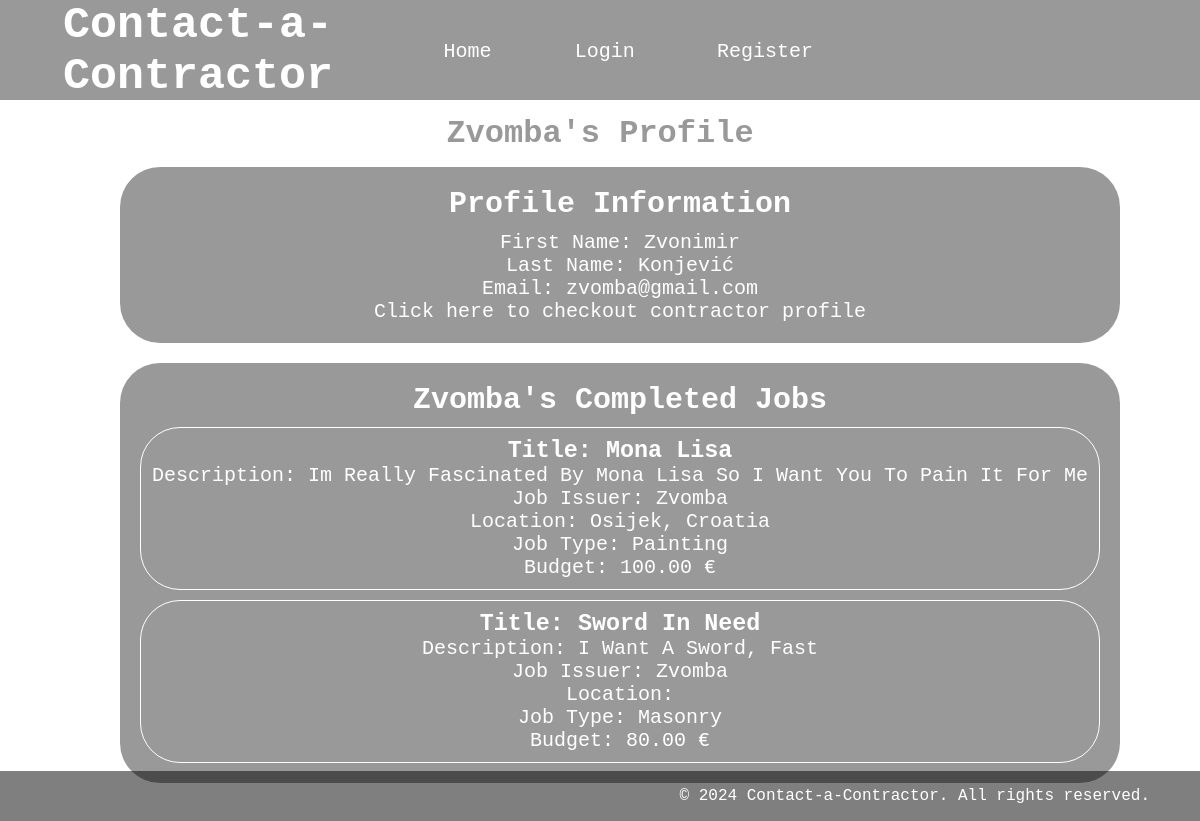
The page /accounts/profile/zvomba on the database as committed earlier.
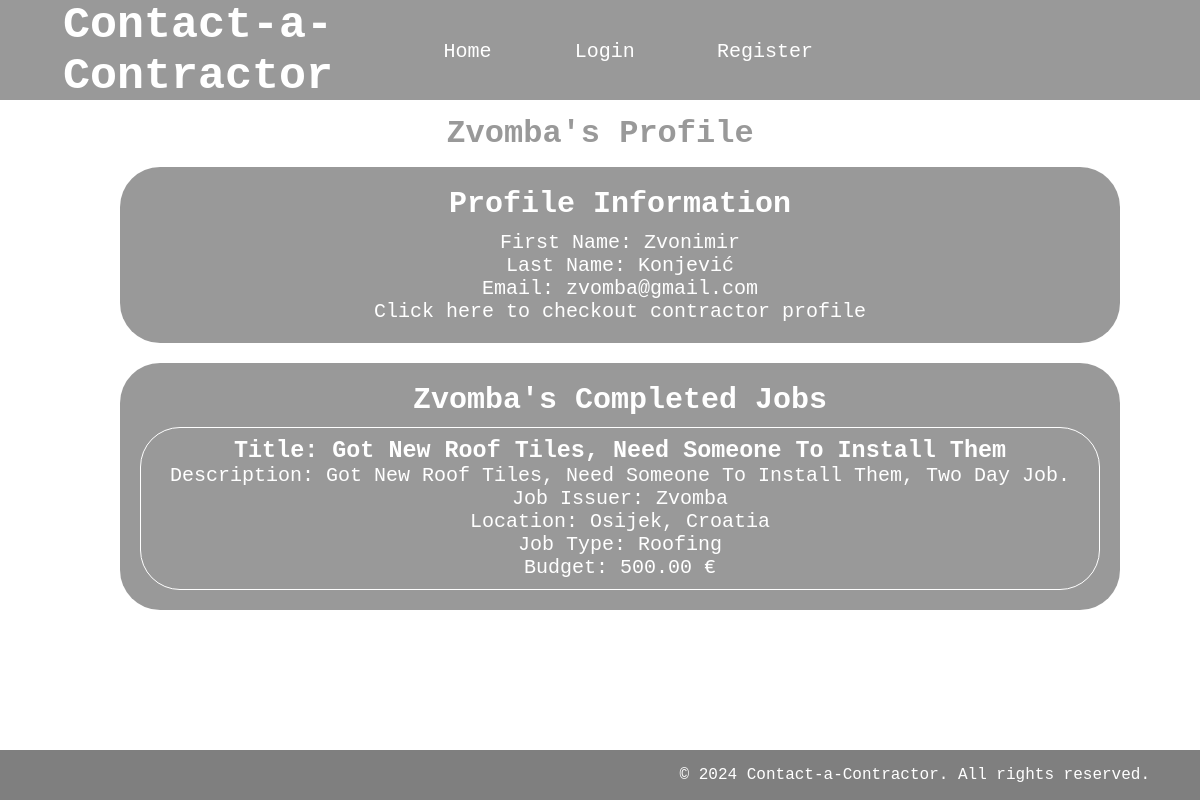
The same page on the database as committed later.
### app/models.py (models this page shows, shortened)
class Account(models.Model):
    user = models.OneToOneField(User, on_delete=models.CASCADE)
    first_name = models.CharField(max_length=100)
    last_name = models.CharField(max_length=100)
    balance = models.DecimalField(max_digits=8, decimal_places=2)
    contractor = models.BooleanField()

class Job(models.Model):
    JOB_STATUS_AVAILABLE = "available"
    JOB_STATUS_ACCEPTED = "accepted"
    JOB_STATUS_IN_PROGRESS = "in progress"
    JOB_STATUS_COMPLETE = "complete"
    user = models.ForeignKey(User, on_delete=models.CASCADE)
    title = models.CharField(max_length=100)
    description = models.TextField(max_length=100)
    location = models.CharField(max_length=100)
    type = models.CharField(max_length=100)
    budget = models.DecimalField(max_digits=8, decimal_places=2)
    status = models.CharField(max_length=100, default=JOB_STATUS_AVAILABLE)
    is_completed = models.BooleanField()
    is_dispute_written = models.BooleanField(default=False)
    is_review_written = models.BooleanField(default=False)

### accounts/views.py (the view)
# urls.py: path('profile/<str:username>', user_profile, name='user_profile'),
def user_profile(request, username):
    account = Account.objects.get(user__username=username)
    is_Owner = account.user == request.user
    completed_jobs = [job for job in Job.objects.all() if job.user.username == account.user.username and job.is_completed == True]
    if(is_Owner):
        accepted_jobs = [job for job in Job.objects.all() if job.user.username == request.user.username and job.status == "accepted"]
        context = {
            'account': account,
            'accepted_jobs': accepted_jobs,
            'completed_jobs': completed_jobs,
            'is_Owner': is_Owner,
        }
        return render(request, "accounts/user_profile.html", context)
    else:
        context = {
            'account': account,
            'completed_jobs': completed_jobs,
            'is_Owner': is_Owner,
        }
        return render(request, "accounts/user_profile.html", context)

### accounts/templates/accounts/user_profile.html (shortened to what this page needs)
{% extends 'app/base.html' %}
{% load static %}
{% block content %}
<link rel="stylesheet" type="text/css" href="{% static 'user_profile.css' %}">
    <h1 style="text-transform: capitalize;">{{account.user.username}}'s Profile</h1>
<div id="head">
    <div id="main">
        <h2>Profile Information</h2>
        <p>First Name: {{account.first_name}}</p>
        <p>Last Name: {{account.last_name}}</p>
        <p>Email: {{account.user.email}}</p>
        <p>Click <a href ="../contractor/{{account.user.username}}">here</a> to checkout contractor profile</p>
    </div>
    <div>
            <div id="main">
                <h2 style="text-transform: capitalize;">{{account.user.username}}'s Completed Jobs</h2>
                {% if completed_jobs %}
                    {% for job in completed_jobs %}
                        <div style="border: 1px solid rgb(255, 255, 255)" id="table">
                            <h3 style="text-transform: capitalize;">Title: {{ job.title }}</h3>
                            <p style="text-transform: capitalize;">Description: {{ job.description }}</p>
                            <p style="text-transform: capitalize;">Job issuer: {{ job.user.username }}</p>
                            <p style="text-transform: capitalize;">Location: {{ job.location }}</p>
                            <p style="text-transform: capitalize;">Job Type: {{ job.type }}</p>
                            <p>Budget: {{ job.budget }} €</p>
                        </div>
                    {% endfor %}
                {% else %}
                    <p>No completed jobs yet!</p>
                {% endif %}
            </div>
    </div>
    <br>
</div>
{% endblock content %}

### app/templates/app/base.html (shortened to what this page needs)
{% load static %}
<!DOCTYPE html>
<html>
<head>
    <link rel="stylesheet" type="text/css" href="{% static 'base.css' %}">
</head>
<body>
    <header>
        <nav>
            <h1>Contact-a-Contractor</h1>
            <ul>
                <li><a href="/">Home</a></li>
                {% if request.user.is_authenticated %}
                    <p id="loggedIn">Logged in: {{ request.user.username }}</p>
                    <li><a href="{% url 'logout' %}">Logout</a></li>
                    {% if request.user.is_superuser %}
                        <li><a href="/admin">Admin Dashboard</a></li>
                    {% else %}
                        <li><a href="{% url 'accounts:user_dashboard' %}">User Dashboard</a></li>
                        <li><a href="{% url 'accounts:user_profile' request.user.username %}">User Profile</a></li>
                        {% if request.user.account.contractor %}
                            <li><a href="{% url 'accounts:contractor_profile' request.user.username %}">Contractor Profile</a></li>
                        {% endif %}
                        <li><a href="{% url 'available_jobs' %}">Jobs</a></li>
                    {% endif %}
                {% else %}
                    <li><a href="{% url 'login' %}">Login</a></li>
                    <li><a href="{% url 'accounts:register' %}">Register</a></li>
                {% endif %}
            </ul>
        </nav>
    </header>
    <main>
        {% block content %}
        {% endblock content %}
    </main>
    <footer>
        <p>&copy; 2024 Contact-a-Contractor. All rights reserved.</p>
    </footer>
</body>
</html>

### app/staticFiles/base.css (style rules this page uses)
* { margin: 0; padding: 0; }
html { background-image: url(https://www.pscpdx.com/wp-content/uploads/2023/03/Roofing-Contractors-Sherwood-OR.jpg); background-repeat: no-repeat; background-size: 200%; padding: 0px; margin: 0px; color: white; font-family:'Courier New', Courier, monospace ; }
header { background-color: rgba(0, 0, 0, 0.4); min-width: 100%; height: 100px; }
header nav { font-size: 30px; display: grid; height: 100%; grid-template-columns: 33% 1% 66%; }
header h1 { grid-column: 1; text-align: center; align-self: center; }
header ul { font-size: 20px; grid-column: 3; display: grid; width: 100%; grid-template-columns: auto auto auto auto auto auto auto; align-self: center; text-align: center; }
header ul li { width: 90%; height: 50px; list-style: none; border-radius: 10px; display: flex; justify-content: center; }
header ul li a { align-self: center; justify-content: center; align-self: center; text-align: center; }
a { text-decoration: none; color:rgb(255, 255, 255); }
header ul li:nth-child(1) { grid-column: 1; grid-row: 1; font-weight: 500; }
header ul li:nth-child(2) { grid-column: 2; grid-row: 1; }
header ul li:nth-child(3) { grid-column: 3; grid-row: 1; }
main { height: fit-content; }
footer { background-color: rgba(0, 0, 0, 0.5); position: absolute; bottom: 0px; min-width: 100%; height: 50px; justify-content: end; display: flex; }
footer p { align-self: center; margin-right: 50px; }

### app/staticFiles/user_profile.css (style rules this page uses)
#main { background-color: rgba(0, 0, 0, 0.4); width: 80%; border-radius: 40px; text-align: center; padding: 20px; font-size: 20px; margin-bottom: 20px; position: sticky; left: 10%; }
main h1 { color: rgba(0, 0, 0, 0.4); text-align: center; width: 100%; padding-top: 15px; margin-bottom: 15px; }
#table { border-radius: 40px; padding: 10px; margin-bottom: 10px; }
#table:last-child { margin-bottom: 0px; }
h2 { margin-bottom: 10px; }

Rows that differ between the two databases and show on the page:
removed Job: title "Mona Lisa", description "Im Really Fascinated By Mona Lisa So I Want You To Pain It For Me", user.username "Zvomba", location "Osijek, Croatia", type "Painting", budget "100.00"
removed Job: title "Sword In Need", description "I Want A Sword, Fast", user.username "Zvomba", type "Masonry", budget "80.00"
added Job: title "Got New Roof Tiles, Need Someone To Install Them", description "Got New Roof Tiles, Need Someone To Install Them, Two Day Job.", user.username "Zvomba", location "Osijek, Croatia", type "Roofing", budget "500.00"
